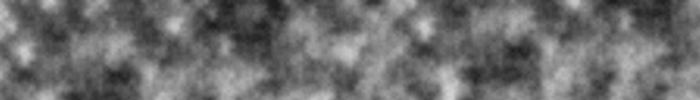
Frame 1 (no input)
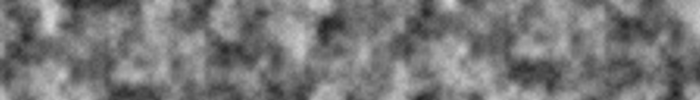
Frame 2 (the mouse pressed at the canvas centre, redrawn once)

The Processing sketch that drew these frames (run headless with seeded random() and noise(); the mouse was pressed at the canvas centre and the sketch redrawn once):

// Processing sketch: Ex_16
// ── Ex_16.pde
float xnoise = 0.0;
float ynoise = 0.0;
float inc = 0.04;

void setup() {
  size(700, 100);
  noLoop();
  noSmooth();
}

void draw() {
  background(0);
  for (int y = 0; y < height; y++) {
    for (int x = 0; x < width; x++) {
      float gray = noise(xnoise, ynoise) * 255;
      stroke(gray);
      point(x, y);
      xnoise = xnoise + inc;
    }
    xnoise = 0;
    ynoise = ynoise + inc;
  }
}
